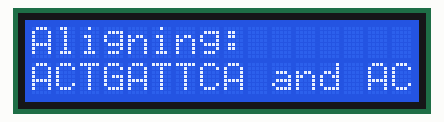
The sketch below on a simulated Arduino Uno, built with avr-gcc and run on an emulated ATmega328P. Shown: 16×2 character LCD. What the sketch prints to the serial monitor is not drawn.

Above: at 0.1 s.
At 5.1 s:
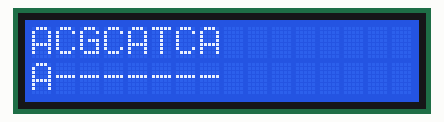
At 7.4 s:
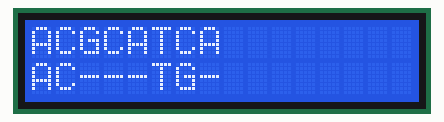
At 9.7 s:
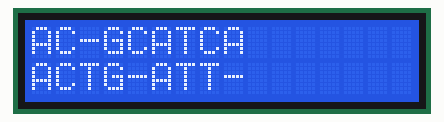
At 14.7 s:
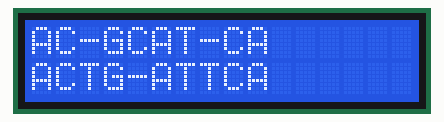
At 20.7 s:
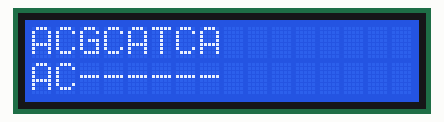

The sketch:

alignment.ino
```cpp
#include <LiquidCrystal.h>

LiquidCrystal lcd(12, 11, 5, 4, 3, 2);

//const char *seq1="AGGCTTTG";
//const char *seq2="CATGTAT";

const char *seq1="ACTGATTCA";
const int n = 9;
const char *seq2="ACGCATCA";
const int m = 8;

unsigned char scores[n+1][m+1];
char moves[n+1][m+1];

char aug1[n+m+2];
char aug2[n+m+2];

void initial_conditions() {
  for (int i=0; i<=n; i++) {
    for (int j=0; j<=m; j++) {
      scores[i][j] = 0;
      moves[i][j] = '.';
    }
  }

  for (unsigned char i=1; i<=n; i++) {
    scores[i][0] = i;
    moves[i][0] = 'I';
  }

  for (unsigned char j=1; j<=m; j++) {
    scores[0][j] = j;
    moves[0][j] = 'D';
  }

  for (int i=0; i<=n+m+1; i++) {
    aug1[i] = '\0';
    aug2[i] = '\0';
  }
}

void print_scores(int row) {
  for (int i=0; i<=row; i++) {
    for (int j=0; j<=m; j++) {
      Serial.print(scores[i][j]);
      Serial.print(" ");
    }
    Serial.println("");
  }
  Serial.println("");
}

unsigned char partial_edit_alignment(int row) {
  for (unsigned char j=1; j<=m; j++) {
    unsigned char match = scores[row-1][j-1];
    if (seq1[row-1] != seq2[j-1])
      match += 1;
    unsigned char ins = scores[row-1][j] + 1;
    unsigned char del = scores[row][j-1] + 1;

    scores[row][j] = del;
    moves[row][j] = 'D';
    if (ins < scores[row][j]) {
      scores[row][j] = ins;
      moves[row][j] = 'I';
    }
    if (match < scores[row][j]) {
      scores[row][j] = match;
      moves[row][j] = 'M';
    }
  }
  return scores[row][m];
}

void backtrack(int row, char **a1, char **a2) {
  int i = row;
  int j = m;
  int idx = n+m;
  aug1[idx+1] = '\0';
  aug2[idx+1] = '\0';

  while ((i>0) || (j>0)) {
    if (moves[i][j] == 'M') {
      aug1[idx] = seq1[i-1];
      aug2[idx] = seq2[j-1];
      idx--;
      i--;
      j--;
    } else {
      if (moves[i][j] == 'D') {
        aug2[idx] = seq2[j-1];
        aug1[idx] = '-';
        idx--;
        j--;
      } else {
        aug1[idx] = seq1[i-1];
        aug2[idx] = '-';
        idx--;
        i--;
      }
    }
  }
  *a1 = &(aug1[idx+1]);
  *a2 = &(aug2[idx+1]);
}

void setup() {
  initial_conditions();
  Serial.begin(9600);

  lcd.begin(16, 2);
  lcd.print("Aligning:");
  lcd.setCursor(0, 1);
  lcd.print(seq1);
  lcd.print(" and ");
  lcd.print(seq2);
  delay(1500);

  const int nshift = 5 + n + m - 16;
  for (int i=0; i<nshift; i++) {
    lcd.scrollDisplayLeft();
    delay(500);
  }
  delay(500);
}

void loop() {
  int row;
  char *a1;
  char *a2;
  for (int row=1; row <= n; row++) {
    unsigned char d = partial_edit_alignment(row);
    backtrack(row, &a1, &a2);
    Serial.println("");
    Serial.println(d);
    Serial.println(a2);
    Serial.println(a1);

    lcd.clear();
    lcd.print(a2);
    lcd.setCursor(0, 1);
    lcd.print(a1);

    delay(750);
  }
  delay(500);
  for (int i=0; i<5; i++) {
    lcd.clear();
    delay(250);
    lcd.print(a2);
    lcd.setCursor(0, 1);
    lcd.print(a1);
    delay(250);
  }
  delay(5000);
}
```

Measured:
- by itself, everything shown: repeats every 14.8 s, in 19 steps
- what the display in image 1 shows lasts 0.7 s, from 5.1 s to 5.8 s
- what the display in image 4 shows lasts 5.3 s, from 14.6 s to 19.9 s
